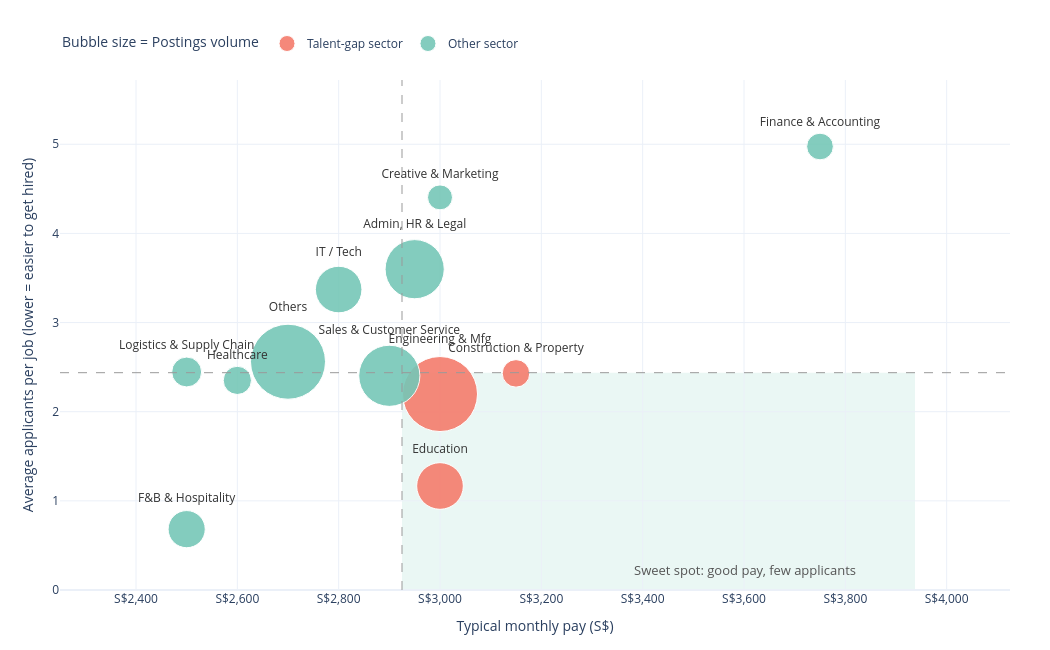

Notebook cell for this chart:
### Code cell
import json
import numpy as np
import pandas as pd
import plotly.graph_objects as go

# =========================================================
# 1. Load & Clean Data
# =========================================================
df = pd.read_csv("Fresh Entry.csv")

df = df[df["employmentTypes"].isin(["Full Time", "Permanent"])]
df = df[df["positionLevels"] == "Fresh/entry level"]
df = df[df["metadata_newPostingDate"] >= 45047]          # 2023-05-01
df = df.drop_duplicates(subset="metadata_jobPostId")

for c in ["salary_minimum", "salary_maximum"]:
    df[c] = pd.to_numeric(df[c], errors="coerce")
df = df[(df["salary_type"] == "Monthly") & df["salary_minimum"].notna() & df["salary_maximum"].notna()].copy()

swap = df["salary_minimum"] > df["salary_maximum"]
df.loc[swap, ["salary_minimum", "salary_maximum"]] = df.loc[swap, ["salary_maximum", "salary_minimum"]].values
df["salary_mid"] = (df["salary_minimum"] + df["salary_maximum"]) / 2
df = df[df["salary_mid"] >= 800] # Drop placeholders

df["applications"] = pd.to_numeric(df["metadata_totalNumberJobApplication"], errors="coerce").fillna(0)

# =========================================================
# 2. Explode Categories & Map to Macro-Sectors
# =========================================================
df["categories_list"] = df["categories"].apply(json.loads)
df["n_cat"] = df["categories_list"].apply(len)

ex = df.explode("categories_list").copy()
ex["sector_raw"] = ex["categories_list"].apply(lambda x: x["category"])
ex["weight"] = 1.0 / ex["n_cat"]

def get_macro_sector(cat):
    cat = cat.lower()
    if 'information technology' in cat or 'it' in cat: return 'IT / Tech'
    if 'engineering' in cat or 'manufacturing' in cat or 'precision' in cat: return 'Engineering & Mfg'
    if 'banking' in cat or 'accounting' in cat or 'finance' in cat or 'auditing' in cat: return 'Finance & Accounting'
    if 'sales' in cat or 'retail' in cat or 'customer service' in cat or 'wholesale' in cat: return 'Sales & Customer Service'
    if 'admin' in cat or 'secretarial' in cat or 'human resources' in cat or 'legal' in cat: return 'Admin, HR & Legal'
    if 'healthcare' in cat or 'medical' in cat or 'therapy' in cat: return 'Healthcare'
    if 'education' in cat or 'training' in cat: return 'Education'
    if 'f&b' in cat or 'hospitality' in cat or 'travel' in cat: return 'F&B & Hospitality'
    if 'logistics' in cat or 'supply chain' in cat or 'purchasing' in cat: return 'Logistics & Supply Chain'
    if 'building' in cat or 'construction' in cat or 'architecture' in cat or 'property' in cat: return 'Construction & Property'
    if 'design' in cat or 'advertising' in cat or 'media' in cat or 'marketing' in cat: return 'Creative & Marketing'
    return 'Others'

ex["macro_sector"] = ex["sector_raw"].apply(get_macro_sector)

def _wins(s):
    if len(s) < 5: return s
    return s.clip(s.quantile(0.01), s.quantile(0.99))
ex["salary_mid_w"] = ex.groupby("macro_sector")["salary_mid"].transform(_wins)

# =========================================================
# 3. Aggregate to Macro-Sector Level
# =========================================================
agg = ex.groupby("macro_sector").agg(
    postings = ("weight", "sum"),                  # Bubble Size
    total_apps = ("applications", "sum"),
    salary_x = ("salary_mid_w", "median")          # Swapped to X
).reset_index()

# Calculate average applications per posting (Now Y)
agg["apps_y"] = agg["total_apps"] / agg["postings"]

# Drop tiny sectors
agg = agg[agg["postings"] >= 5].copy()

# Quadrant thresholds
x_mid = agg["salary_x"].median()  # Median Salary
y_mid = agg["apps_y"].median()    # Median Applicants

# Identify "Talent Gap" (High Salary, Low Applicants)
agg["is_gap"] = (agg["salary_x"] >= x_mid) & (agg["apps_y"] <= y_mid)
gap_df = agg[agg["is_gap"]]
other_df = agg[~agg["is_gap"]]

# =========================================================
# 4. Build the Chart (Swapped Axes)
# =========================================================
fig = go.Figure()

# A. Shaded "Sweet spot" background (Bottom Right: High X, Low Y)
fig.add_shape(
    type="rect", 
    x0=x_mid, x1=agg["salary_x"].max() * 1.05, 
    y0=0, y1=y_mid,
    fillcolor="rgba(118, 199, 183, 0.15)", line_width=0, layer="below"
)

# B. Dashed Quadrant Lines
fig.add_vline(x=x_mid, line_dash="dash", line_color="#999", line_width=1)
fig.add_hline(y=y_mid, line_dash="dash", line_color="#999", line_width=1)

# C. Create Traces
def create_trace(data, color, name):
    sizes = (data["postings"] / data["postings"].max() * 60) + 15
    
    return go.Scatter(
        x=data["salary_x"], y=data["apps_y"],   # X=Salary, Y=Applicants
        mode="markers+text",
        name=name,
        text=data["macro_sector"],
        textposition="top center",
        textfont=dict(size=12, color="#333"),
        marker=dict(size=sizes, color=color, line=dict(color="white", width=1), opacity=0.9),
        customdata=np.stack([data["postings"], data["total_apps"]], axis=-1),
        hovertemplate=(
            "<b>%{text}</b><br>"
            "Median Pay: S$%{x:,.0f}<br>"
            "Avg Applicants per Job: %{y:.1f}<br>"
            "Total Postings: %{customdata[0]:.0f}<br>"
            "Total Applications: %{customdata[1]:,.0f}<extra></extra>"
        )
    )

fig.add_trace(create_trace(gap_df, "#F47C6C", "Talent-gap sector"))
fig.add_trace(create_trace(other_df, "#76C7B7", "Other sector"))

# D. Sweet Spot Annotation (Positioned in Bottom Right)
fig.add_annotation(
    x=agg["salary_x"].max() * 1.02, y=0.1,
    text="Sweet spot: good pay, few applicants",
    showarrow=False, xanchor="right", yanchor="bottom",
    font=dict(size=13, color="#555")
)

# E. Layout & Axis Titles
fig.update_layout(
    xaxis_title="Typical monthly pay (S$)",
    yaxis_title="Average applicants per job (lower = easier to get hired)",
    template="plotly_white",
    height=650, width=1050,
    legend=dict(orientation="h", y=1.1, x=0, xanchor="left", title="Bubble size = Postings volume"),
    margin=dict(l=60, r=40, t=80, b=60)
)

# Format Axes
fig.update_xaxes(
    tickprefix="S$", 
    tickformat=",.0f", 
    range=[agg["salary_x"].min()*0.9, agg["salary_x"].max()*1.1]
)
fig.update_yaxes(
    range=[0, max(agg["apps_y"]) * 1.15]
)

fig.show()

### Figure 1 — Plotly figure (JSON) as saved in the notebook; plotly's stock layout.template omitted (floating-point values rounded to 4 significant figures)
{"data": [{"customdata": [[1761.0, 4279.0], [4452.0, 5194.0], [8443.0, 18560.0]], "hovertemplate": "<b>%{text}</b><br>Median Pay: S$%{x:,.0f}<br>Avg Applicants per Job: %{y:.1f}<br>Total Postings: %{customdata[0]:.0f}<br>Total Applications: %{customdata[1]:,.0f}<extra></extra>", "marker": {"color": "#F47C6C", "line": {"color": "white", "width": 1}, "opacity": 0.9, "size": [27.51, 46.64, 75.0]}, "mode": "markers+text", "name": "Talent-gap sector", "text": ["Construction & Property", "Education", "Engineering & Mfg"], "textfont": {"color": "#333", "size": 12}, "textposition": "top center", "type": "scatter", "x": [3150.0, 3000.0, 3000.0], "y": [2.43, 1.167, 2.198]}, {"customdata": [[10080.0, 36280.0], [2271.0, 10000.0], [5051.0, 3448.0], [2667.0, 13270.0], [3011.0, 7080.0], [7204.0, 24280.0], [3403.0, 8322.0], [13700.0, 35070.0], [10530.0, 25310.0]], "hovertemplate": "<b>%{text}</b><br>Median Pay: S$%{x:,.0f}<br>Avg Applicants per Job: %{y:.1f}<br>Total Postings: %{customdata[0]:.0f}<br>Total Applications: %{customdata[1]:,.0f}<extra></extra>", "marker": {"color": "#76C7B7", "line": {"color": "white", "width": 1}, "opacity": 0.9, "size": [59.17, 24.95, 37.13, 26.68, 28.19, 46.56, 29.91, 75.0, 61.14]}, "mode": "markers+text", "name": "Other sector", "text": ["Admin, HR & Legal", "Creative & Marketing", "F&B & Hospitality", "Finance & Accounting", "Healthcare", "IT / Tech", "Logistics & Supply Chain", "Others", "Sales & Customer Service"], "textfont": {"color": "#333", "size": 12}, "textposition": "top center", "type": "scatter", "x": [2950.0, 3000.0, 2500.0, 3750.0, 2600.0, 2800.0, 2500.0, 2700.0, 2900.0], "y": [3.599, 4.404, 0.6826, 4.975, 2.351, 3.37, 2.445, 2.561, 2.403]}], "layout": {"annotations": [{"font": {"color": "#555", "size": 13}, "showarrow": false, "text": "Sweet spot: good pay, few applicants", "x": 3825, "xanchor": "right", "y": 0.1, "yanchor": "bottom"}], "height": 650, "legend": {"orientation": "h", "title": {"text": "Bubble size = Postings volume"}, "x": 0, "xanchor": "left", "y": 1.1}, "margin": {"b": 60, "l": 60, "r": 40, "t": 80}, "shapes": [{"fillcolor": "rgba(118, 199, 183, 0.15)", "layer": "below", "line": {"width": 0}, "type": "rect", "x0": 2925, "x1": 3938.0, "y0": 0, "y1": 2.438}, {"line": {"color": "#999", "dash": "dash", "width": 1}, "type": "line", "x0": 2925, "x1": 2925, "xref": "x", "y0": 0, "y1": 1, "yref": "y domain"}, {"line": {"color": "#999", "dash": "dash", "width": 1}, "type": "line", "x0": 0, "x1": 1, "xref": "x domain", "y0": 2.438, "y1": 2.438, "yref": "y"}], "width": 1050, "xaxis": {"range": [2250, 4125], "tickformat": ",.0f", "tickprefix": "S$", "title": {"text": "Typical monthly pay (S$)"}}, "yaxis": {"range": [0, 5.721], "title": {"text": "Average applicants per job (lower = easier to get hired)"}}}}
